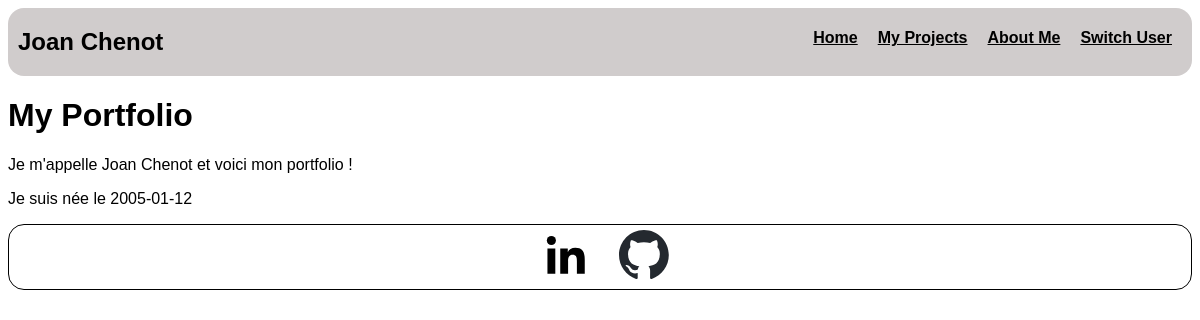
The page /?id=2 on the database its author committed.
### tables this page shows
CREATE TABLE Me(id INT PRIMARY KEY AUTO_INCREMENT, firstname VARCHAR(20) NOT NULL, lastname VARCHAR(20) NOT NULL, email VARCHAR(30), phone INT, address VARCHAR(64), country VARCHAR(50), birth_date DATE, description VARCHAR(256));

### index.php (the view)
<?php
require "header.php";
?>
<div>
    <h1>My Portfolio</h1>
    <div>
        <p>Je m'appelle <?php echo $info['firstname'], " ", $info['lastname']?> et voici mon portfolio !</p>
        <p>Je suis née le <?php echo $info['birth_date']?></p>
    </div>
</div>
<?php
require "footer.php"
?>

### header.php (shortened to what this page needs)
<?php
$servername = "localhost";
$username = "paul";
$password = "3UhyXkth";
$actual_link = "https://$_SERVER[HTTP_HOST]$_SERVER[REQUEST_URI]";
$url_components = parse_url($actual_link);
parse_str($url_components['query'], $params);
$user_id = $params['id'];
$conn = new PDO("mysql:host=$servername;dbname=Portfolio", $username, $password);
$conn->setAttribute(PDO::ATTR_ERRMODE, PDO::ERRMODE_EXCEPTION);
$sql = "SELECT * FROM Me WHERE id=?";
$result = $conn->prepare($sql);
$result->execute(array($user_id));
$info = $result->fetch();
$sql = "SELECT COUNT(*) FROM Me";
$result = $conn->query($sql);
$numberOfUser = 0;
foreach ($result as $row) {
    $numberOfUser = $row;
}
$numberOfUser = $numberOfUser[0];
?>
<!DOCTYPE html>
<html lang="en">
<head>
    <link rel="stylesheet" href="../style.css" />
</head>
<body>
    <header>
            <div><h2> <?=$info['firstname'], " ", $info['lastname'];?> </h2></div><a href="tel:+"></a>
            <nav class="menu">
                <div class="option"><h4><a href="./index.php<?="?id=",$user_id?>">Home</a></h4></div>
                <div class="option"><h4><a href="./Projects.php<?="?id=",$user_id?>">My Projects</a></h4></div>
                <div class="option"><h4><a href="./aboutMe.php<?="?id=",$user_id?>">About Me</a></h4></div>
                <div class="option"><h4><a href="<?="http://". $url_components["host"] . ":" . $url_components["port"] . $url_components["path"] . "?id=" . $user_id%$numberOfUser+1?>" class="switchuserbutton">Switch User</a></h4></div>
            </nav>
        </header>

### style.css (style rules this page uses)
header { display: flex; justify-content: space-between; background-color: rgb(208, 204, 204); border-radius: 1rem; padding-left: 10px; }
body { font-family: Arial, Helvetica, sans-serif; }
.menu { display: flex; justify-content: space-between; text-align: center; }
.option { background-color: inherit; height: fit-content; margin-right: 20px; transition: transform .2s; }
.option a { color: black; }
.switchuserbutton { color: black; }

### rows shown on the page
me: firstname "Joan", lastname "Chenot", birth_date "2005-01-12"
